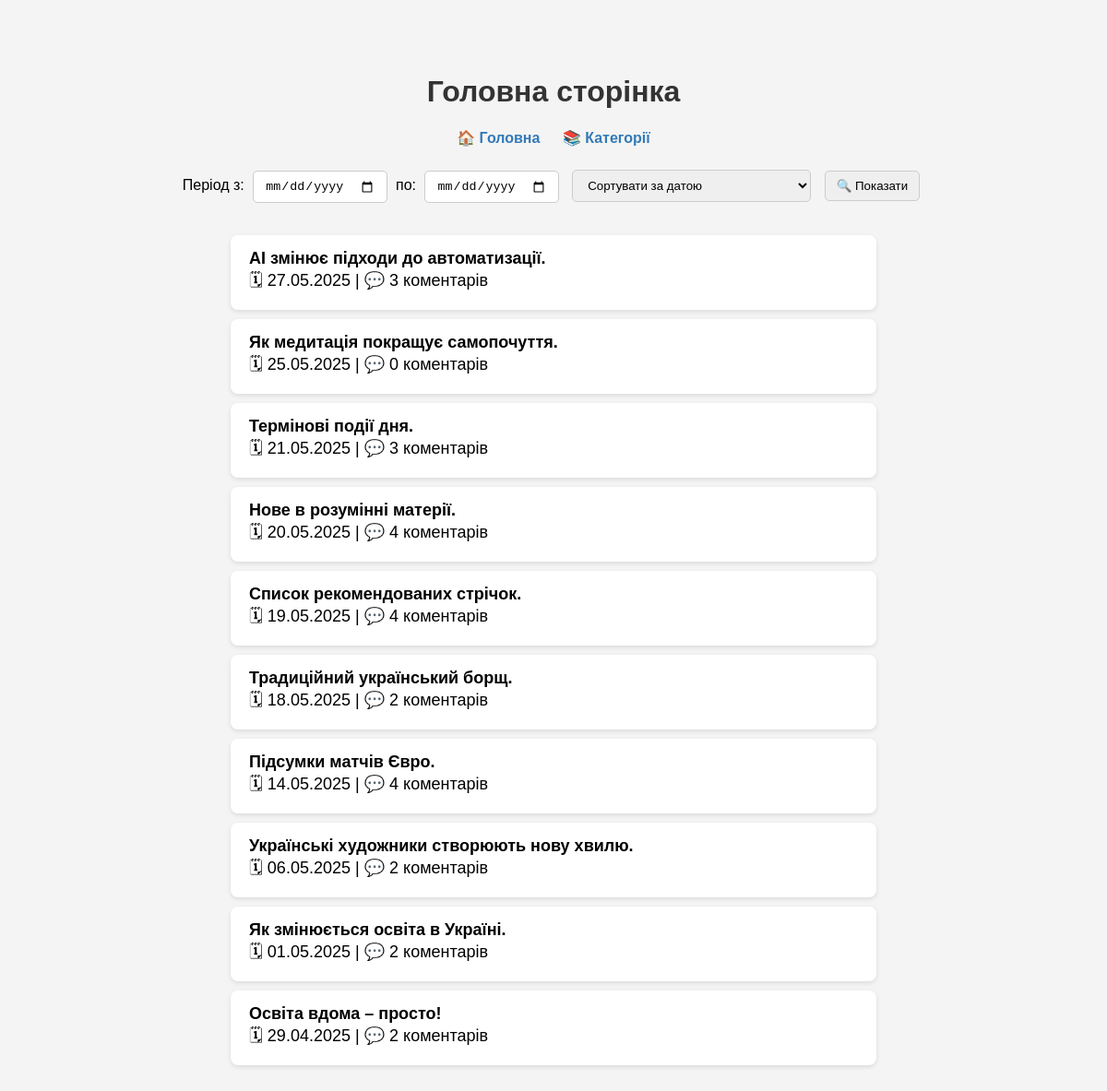
The page / on the database its author committed.
### myapp/models.py (models this page shows, shortened)
class Article(models.Model):
    title = models.CharField(max_length=200)
    content = models.TextField()
    category = models.ForeignKey(Category, on_delete=models.CASCADE, related_name='articles')
    created_at = models.DateTimeField(default=timezone.now)

### myapp/views.py (the view, shortened to what this page needs)
# urls.py: path('', homepage, name='home'),
def homepage(request):
    sort = request.GET.get('sort')
    date_from = request.GET.get('date_from')
    date_to = request.GET.get('date_to')
    articles = Article.objects.all()
    if sort == 'comments':
        articles = articles.annotate(comment_count=Count('comments')).order_by('-comment_count')
    elif sort == 'date' or not sort:
        articles = articles.order_by('-created_at')
    return render(request, 'homepage.html', {'articles': articles})

### myapp/templates/homepage.html (shortened to what this page needs)
<!DOCTYPE html>
<html lang="uk">
<head>
</head>
<body>
    <h1>Головна сторінка</h1>
    <nav>
        <a href="/">🏠 Головна</a>
        <a href="/categories/">📚 Категорії</a>
    </nav>
    <form method="get">
        Період з:
        <input type="date" name="date_from" value="{{ request.GET.date_from }}">
        по:
        <input type="date" name="date_to" value="{{ request.GET.date_to }}">
        <select name="sort">
            <option value="date" {% if request.GET.sort == "date" %}selected{% endif %}>Сортувати за датою</option>
        </select>
        <button type="submit">🔍 Показати</button>
    </form>
    <ul>
    {% for article in articles %}
        <li style="background: white; margin-bottom: 10px; padding: 15px 20px; border-radius: 8px; box-shadow: 0 2px 5px rgba(0,0,0,0.1); font-size: 18px;">
        <strong>{{ article.title }}</strong><br>
        🗓 {{ article.created_at|date:"d.m.Y" }} |
        💬 {{ article.comments.count }} коментарів
        </li>
    {% empty %}
        <li>Немає статей за вибраними параметрами.</li>
    {% endfor %}
    </ul>
</body>
</html>

### myapp/templates/homepage.html (style rules this page uses)
body { font-family: Arial, sans-serif; background: #f4f4f4; margin: 40px; padding: 20px; }
h1 { text-align: center; color: #333; font-size: 32px; }
nav { text-align: center; margin-bottom: 20px; }
nav a { margin: 0 10px; text-decoration: none; color: #337ab7; font-weight: bold; }
form { text-align: center; margin-bottom: 30px; }
input, select, button { padding: 8px 12px; margin: 5px; border-radius: 5px; border: 1px solid #ccc; }
ul { list-style-type: none; padding: 0; max-width: 700px; margin: 0 auto; }
li { background: white; margin-bottom: 12px; padding: 15px 20px; border-radius: 8px; box-shadow: 0 2px 5px rgba(0,0,0,0.1); }

### rows shown on the page
Article: title "AI змінює підходи до автоматизації.", created_at "27.05.2025", comments.count "3"
Article: title "Як медитація покращує самопочуття.", created_at "25.05.2025", comments.count "0"
Article: title "Термінові події дня.", created_at "21.05.2025", comments.count "3"
Article: title "Нове в розумінні матерії.", created_at "20.05.2025", comments.count "4"
Article: title "Список рекомендованих стрічок.", created_at "19.05.2025", comments.count "4"
Article: title "Традиційний український борщ.", created_at "18.05.2025", comments.count "2"
Article: title "Підсумки матчів Євро.", created_at "14.05.2025", comments.count "4"
Article: title "Українські художники створюють нову хвилю.", created_at "06.05.2025", comments.count "2"
Article: title "Як змінюється освіта в Україні.", created_at "01.05.2025", comments.count "2"
Article: title "Освіта вдома – просто!", created_at "29.04.2025", comments.count "2"
